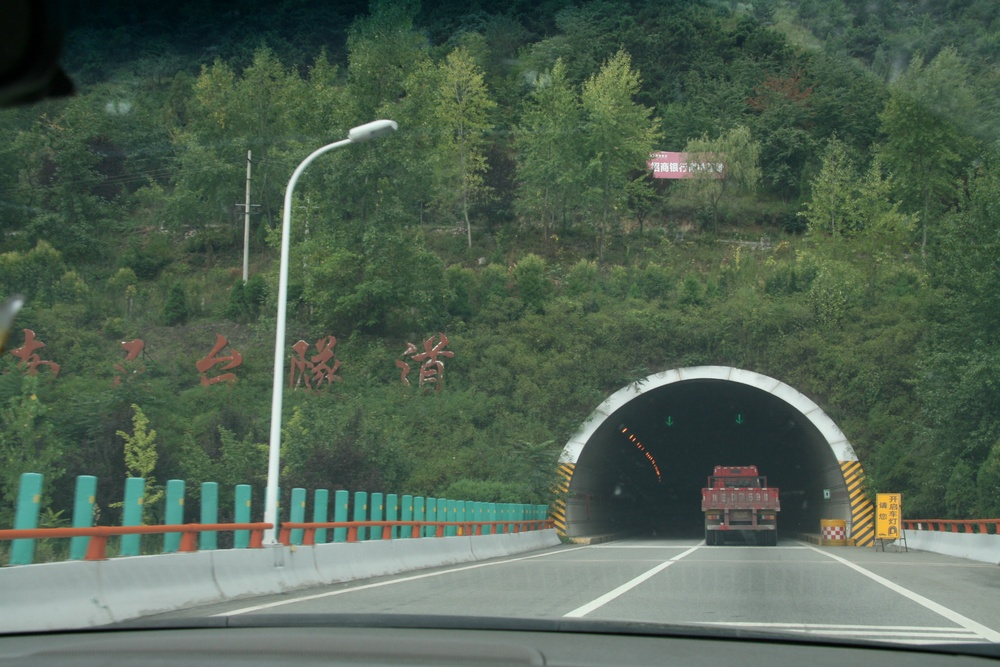
#> input picture image2.jpeg, 1000 x 667 px, shrunk from 2048 x 1367 before the run
$ python edge_detection.py
#> lines starting #> are read from the running program, lines starting #| are printed output that depends on the picture; after the words box and inside, x2 and y2 are one past the last pixel; in counts of white or black regions, pixels touching at a corner belong together
import cv2
from matplotlib import pyplot as plt
img = cv2.imread("image2.jpeg", 0)
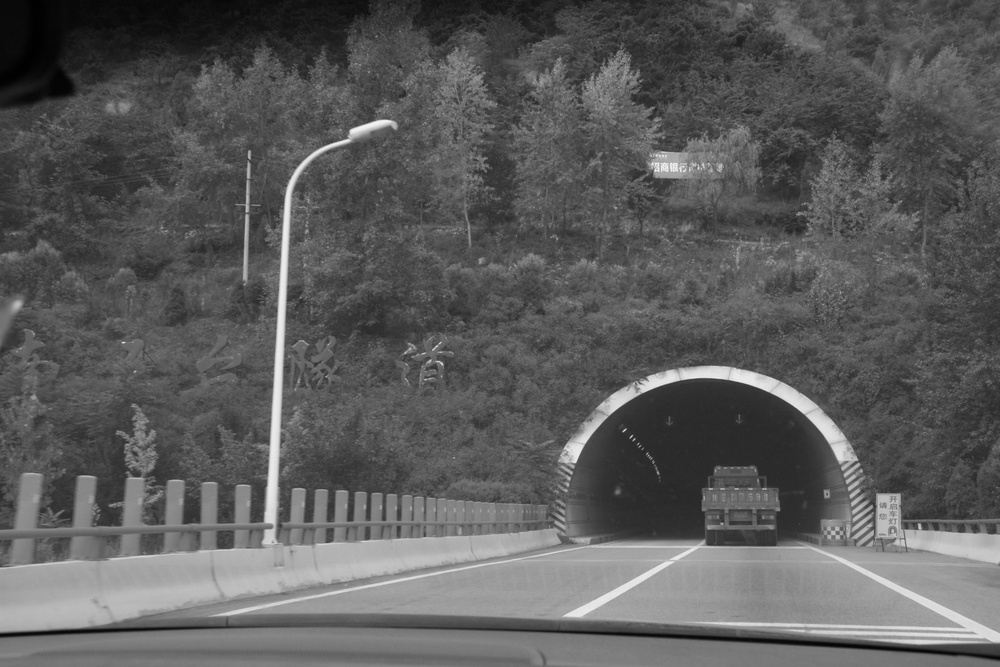
#> img: shape (667, 1000); min 0, max 246, mean 91.8
edges = cv2.Canny(img, 200, 300)
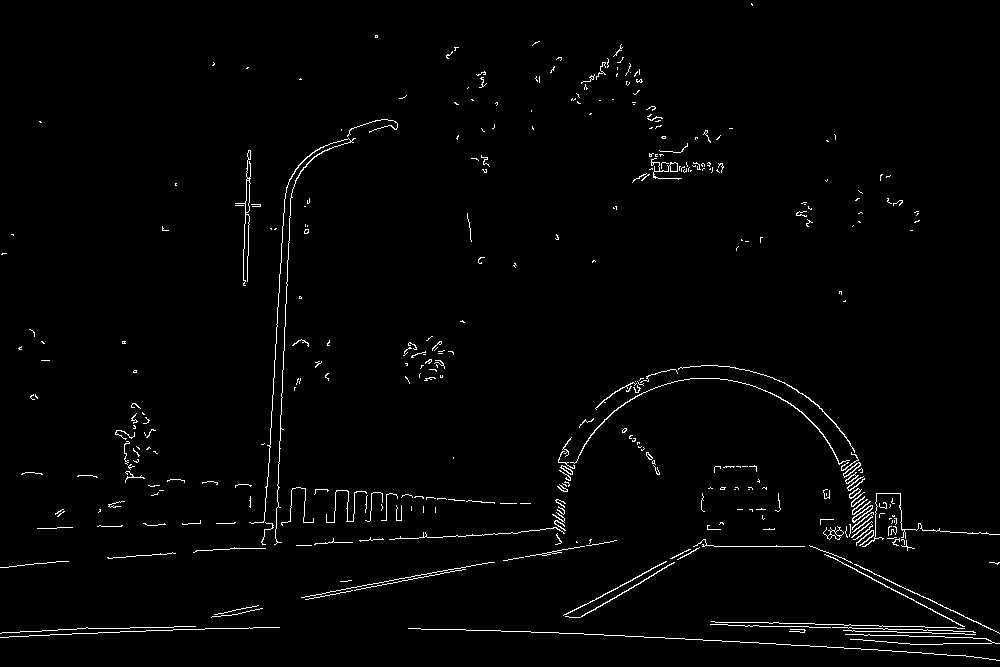
#> edges: shape (667, 1000); 1.7% white in thin lines or dots
plt.subplot(1, 2, 1), plt.imshow(img, cmap='gray')
plt.title('Original Image'), plt.xticks([]), plt.yticks([])
plt.subplot(1, 2, 2), plt.imshow(edges, cmap='gray')
plt.title('Edge Image'), plt.xticks([]), plt.yticks([])
plt.show()
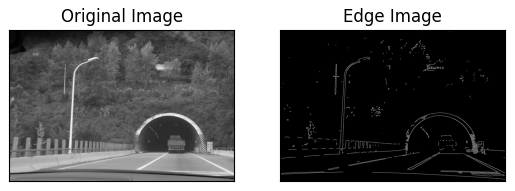
#> figure drawn by matplotlib, 2 panels

$ run again, with image.jpg copied over image2.jpeg
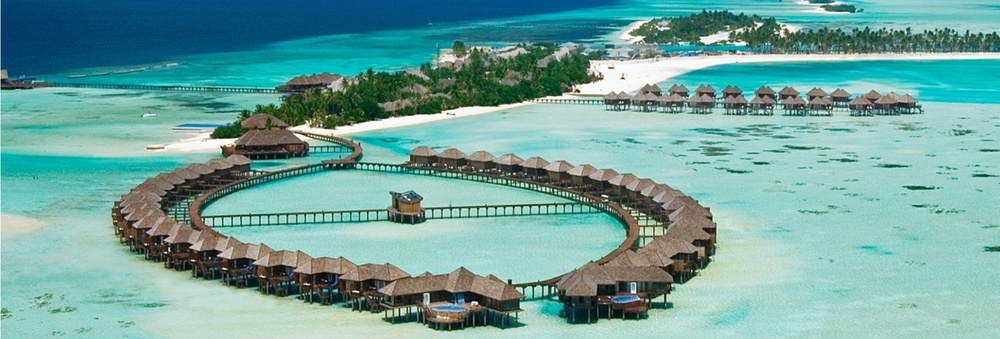
#> input picture image.jpg, 1000 x 339 px, shrunk from 1920 x 650 before the run
#> `edges = cv2.Canny(img, 200, 300)`:
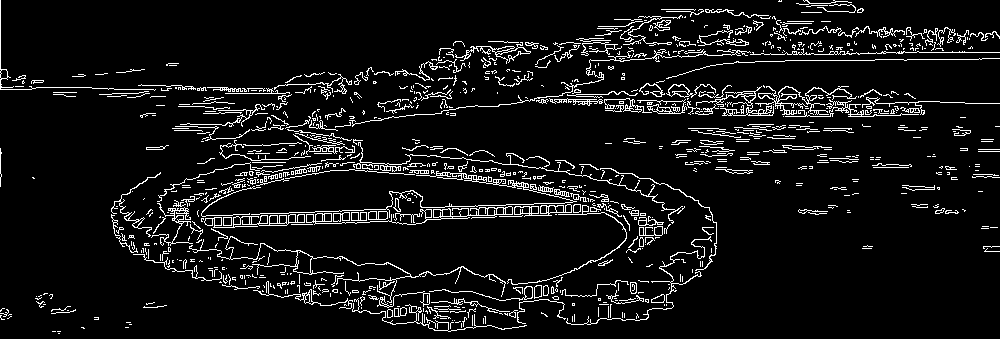
#> edges: shape (339, 1000); 7.6% white in thin lines or dots
#> `plt.show()`:
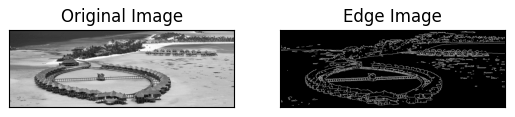
#> figure drawn by matplotlib, 2 panels
